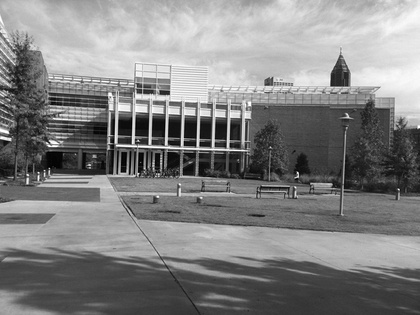
%> input picture PS4-2/simA.jpg, 420 x 315 px, shrunk from 640 x 480 before the run
$ octave ps4_2_1_code.m   (GNU Octave 9; MATLAB toolbox functions it lacks are replaced by stand-ins)
%> lines starting %> are read from the running program, lines starting %| are printed output that depends on the picture; in (x1, y1, x2, y2) boxes, pixels count from 0 and x2, y2 are one past the last pixel; in counts of white or black regions, pixels touching at a corner belong together; the program's own positions count from 1
%Cristina Chu

%PS4
%Part 2.1 Compute angle

% Getting images
%image = im2double(imread('transA.jpg'));
%image = im2double(imread('transB.jpg'));
image = im2double(imread('simA.jpg'));
%> image: size 315x420 double; min 0, max 1, mean 0.512
%image = im2double(imread('simB.jpg'));

original = image;

% Filtering images - Gaussian
filter = fspecial('gaussian', 7, .5);
filtered = imfilter(image, filter, 'replicate');

% Deriviatives
dy=[-1,-1,-1;0,0,0;1,1,1];
dx=dy';

% Getting gradient pairs
Ix = conv2(filtered, dx, 'same');
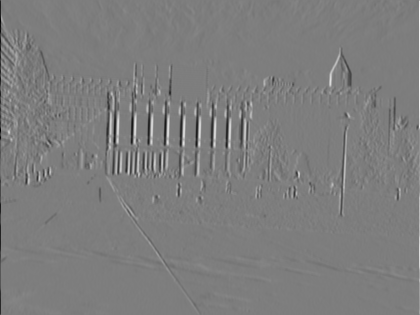
%> Ix: size 315x420 double; min -2.83, max 2.91, mean -0.000584; drawn with min black and max white
Iy = conv2(filtered, dy, 'same');
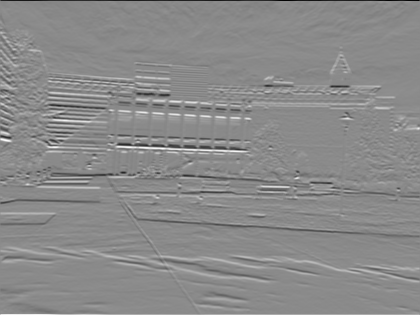
%> Iy: size 315x420 double; min -2.7, max 2.28, mean 0.00385; drawn with min black and max white

% Matrices for M
Ixx=Ix.*Ix;
Iyy=Iy.*Iy;
Ixy=Ix.*Iy;
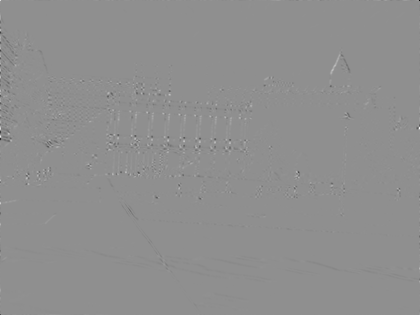
%> Ixy: size 315x420 double; min -3.28, max 2.55, mean -0.0026; drawn with min black and max white

%Calculating M
%-design decisions
win = 3;
alpha = 0.04;
[row, col] = size(image);
%> row = 315; col = 420
%row = row - win*2;
%col = col - win*2;

image = padarray(image,[win,win]);
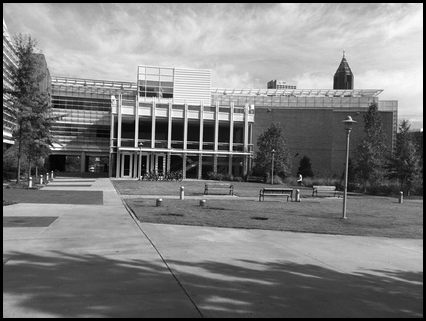
%> image: size 321x426 double; min 0, max 1, mean 0.495
Ixy = padarray(Ixy,[win,win]);
%> Ixy: size 321x426 double
Ixx = padarray(Ixx,[win,win]);
%> Ixx: size 321x426 double
Iyy = padarray(Iyy,[win,win]);
%> Iyy: size 321x426 double

r = zeros(row, col);

for i=1:row
    for j=1:col
        sum_Ixy = sum(sum(filter.*Ixy(i:i+win*2,j:j+win*2)));
        sum_Ixx = sum(sum(filter.*Ixx(i:i+win*2,j:j+win*2)));
        sum_Iyy = sum(sum(filter.*Iyy(i:i+win*2,j:j+win*2)));

        m = [sum_Ixx, sum_Ixy; sum_Ixy, sum_Iyy];

        r(i,j) = det(m)-alpha*trace(m)^2;
    end
end
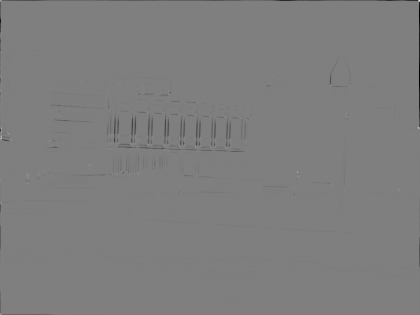
%> r: size 315x420 double; min -1.77, max 1.78, mean -0.00788; drawn with min black and max white

% Threshold
t = 0.08;
corners = zeros(size(image));

% Non Maximal Suppression - getting nice points
for y = 10:size(image,1)-10,
    for x = 10:size(image,2)-10,
        maxvalue = max(max(r(y-4:y+4, x-4:x+4)));

        if r(y,x) >= maxvalue && r(y,x) > max(r(:)) * t

            if sum(sum(corners(y-4:y+4,x-4:x+4))) == 0,
                corners(y,x) = 1;
            end;

        end;
    end;
end;
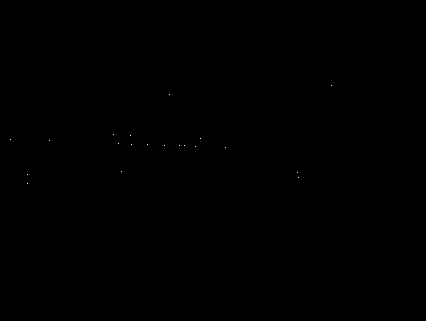
%> corners: size 321x426 double; values 0 (black) and 1 (white), 0.01% white in thin lines or dots, all inside (x1, y1, x2, y2) = (10, 85, 332, 184)

% Corners
[r2,c2]=find(corners==1);
%> r2 = 20 values from 86 to 184; c2 = 20 values from 11 to 332

% Getting angles and displaying
imshow(image);
hold on

angle = atan2(Iy,Ix);
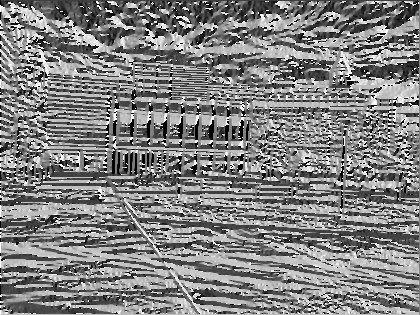
%> angle: size 315x420 double; min -3.14, max 3.14, mean 0.0534; drawn with min black and max white

pair = [r2,c2];
%> pair = 20 rows, first 12: [140 11; 175 28; 184 28; 141 50; 135 114; 144 119; 172 122; 136 131; 145 132; 145 148; 146 165; 95 170]
linePair = sub2ind(size(r),r2,c2);
%> linePair = 20 values from 3290 to 104351
f = [c2,r2,r(linePair)*10,angle(linePair)]';
%> f = 20 columns, first 8: [11 28 28 50 114 119 122 131; 140 175 184 141 135 144 172 136; 1.87 1.86 1.56 2.01 1.79 1.44 1.84 1.45; 0.158 -1.94 1.57 -2.65 -2.08 -0.96 -0.578 -1.7]

h1 = vl_plotframe(f(:,:));
%> (this line was passed over: vl_plotframe is not available in this run)
h2 = vl_plotframe(f(:,:));
%> (this line was passed over: vl_plotframe is not available in this run)

set(h1,'color','cyan','linewidth',3);
set(h2,'color','magenta','linewidth',1);

$ run again, with PS4-2/transA.jpg copied over PS4-2/simA.jpg
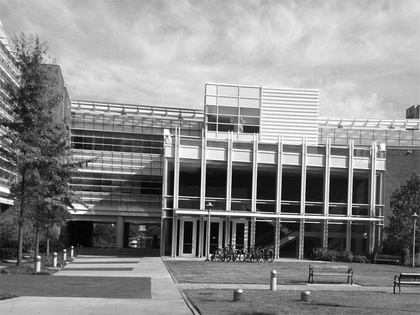
%> input picture PS4-2/transA.jpg, 420 x 315 px, shrunk from 640 x 480 before the run
%> after the loop `for i=1:row`:
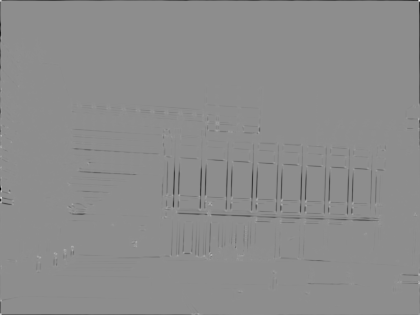
%> r: size 315x420 double; min -1.59, max 1.27, mean -0.0118; drawn with min black and max white
%> r2 = 85 values from 111 to 292; c2 = 85 values from 10 to 399
%> `angle = atan2(Iy,Ix);`:
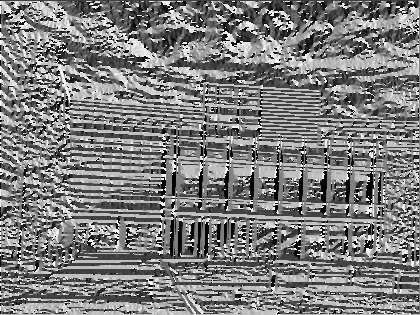
%> angle: size 315x420 double; min -3.14, max 3.14, mean -0.0358; drawn with min black and max white
%> pair = 85 rows, first 12: [193 10; 143 12; 205 14; 262 17; 258 41; 254 55; 250 65; 208 68; 185 70; 205 73; 247 73; 164 89]
%> linePair = 85 values from 3028 to 125653
%> f = 85 columns, first 8: [10 12 14 17 41 55 65 68; 193 143 205 262 258 254 250 208; 3.08 1.53 1.26 1.04 3.29 3.26 3.14 1.47; 0.333 0.76 0.7 0.355 0.148 -2.97 -1.96 -2.85]

$ run again, with PS4-2/transB.jpg copied over PS4-2/simA.jpg
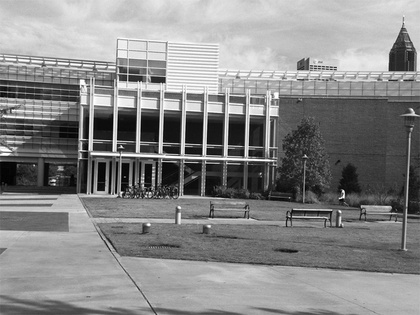
%> input picture PS4-2/transB.jpg, 420 x 315 px, shrunk from 640 x 480 before the run
%> after the loop `for i=1:row`:
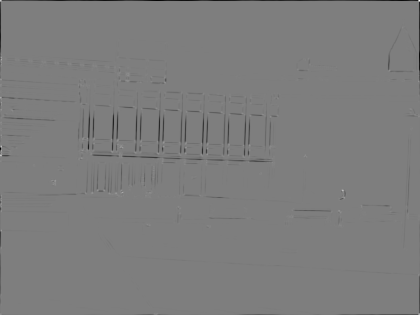
%> r: size 315x420 double; min -1.34, max 1.37, mean -0.0116; drawn with min black and max white
%> r2 = 65 values from 71 to 225; c2 = 65 values from 13 to 390
%> `angle = atan2(Iy,Ix);`:
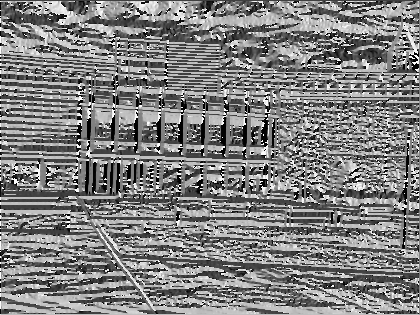
%> angle: size 315x420 double; min -3.14, max 3.14, mean 0.0314; drawn with min black and max white
%> pair = 65 rows, first 12: [111 13; 181 56; 159 82; 151 83; 194 86; 139 88; 151 88; 193 93; 139 95; 144 95; 191 98; 191 105]
%> linePair = 65 values from 3891 to 122606
%> f = 65 columns, first 8: [13 56 82 83 86 88 88 93; 111 181 159 151 194 139 151 193; 1.44 2.58 1.76 2 1.12 2.29 1.21 1.8; -2.47 -0.24 0.865 -0.163 -1.7 -2.05 -2.65 -2.41]

$ run again, with PS4-2/simB.jpg copied over PS4-2/simA.jpg
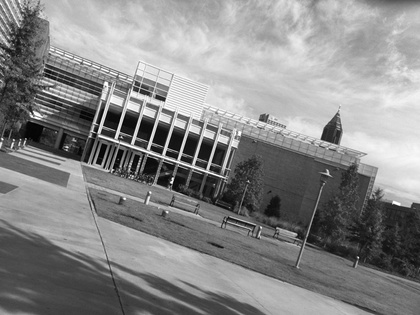
%> input picture PS4-2/simB.jpg, 420 x 315 px, shrunk from 640 x 480 before the run
%> r2 = 82 values from 27 to 259; c2 = 82 values from 14 to 401
%> `angle = atan2(Iy,Ix);`:
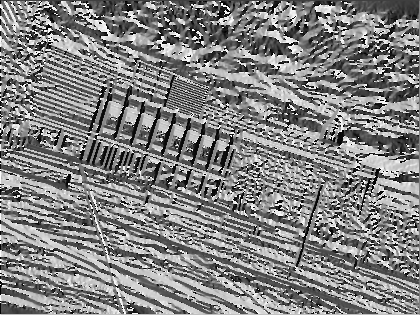
%> angle: size 315x420 double; min -3.14, max 3.14, mean 0.0782; drawn with min black and max white
%> pair = 82 rows, first 12: [140 14; 27 20; 142 26; 112 34; 118 35; 91 43; 70 45; 89 51; 147 67; 163 87; 132 97; 124 99]
%> linePair = 82 values from 4235 to 126205
%> f = 82 columns, first 8: [14 20 26 34 35 43 45 51; 140 27 142 112 118 91 70 89; 1.66 0.69 0.785 2.03 1.13 1.48 0.636 1.23; -1.97 1.02 -0.413 -2.7 3.06 -2.7 0.677 -2.04]
